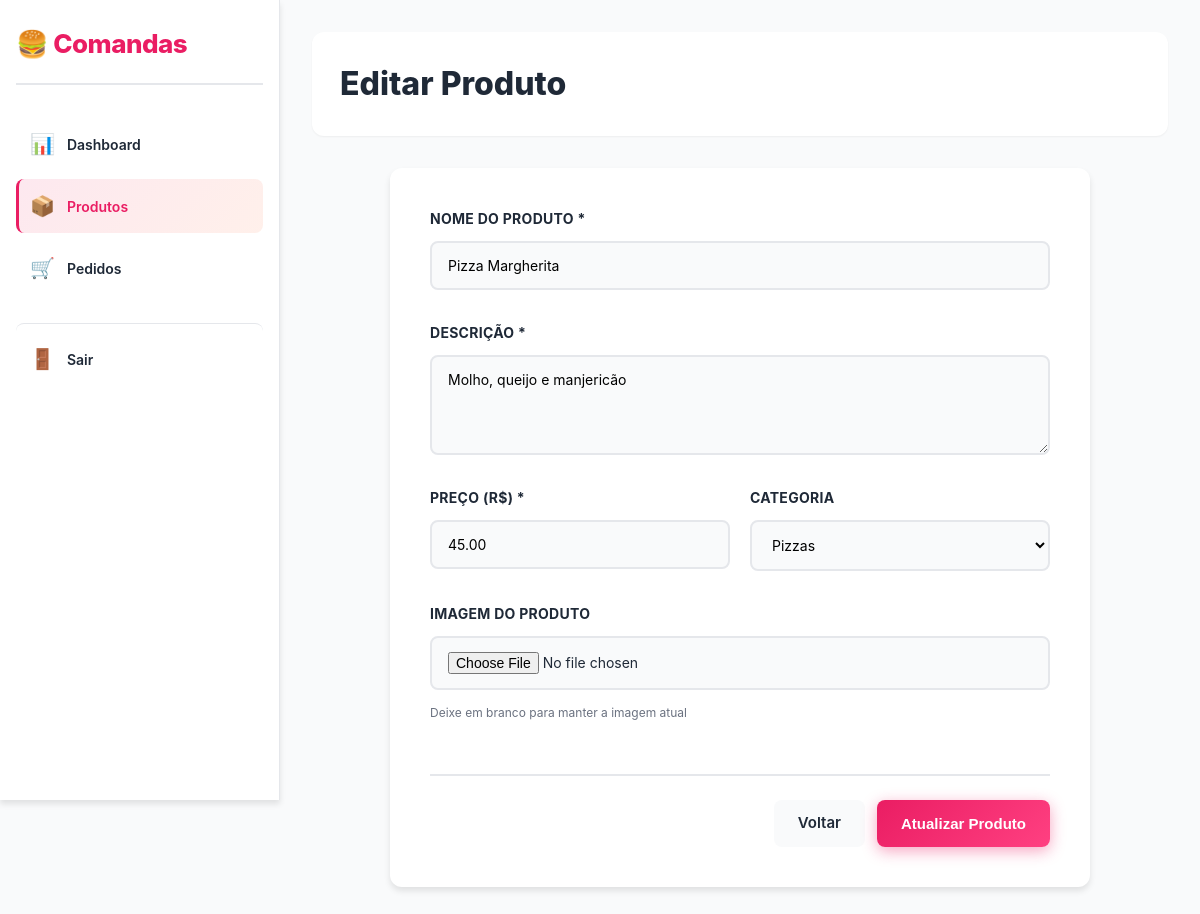
Screenshot of /admin/editar_produto.php?id=2 (signed in) with the database file from the repository.
### tables this page shows
CREATE TABLE IF NOT EXISTS produtos (
    id INT PRIMARY KEY AUTO_INCREMENT,
    loja_id INT NOT NULL,
    nome VARCHAR(200) NOT NULL,
    descricao TEXT,
    preco DECIMAL(10, 2) NOT NULL,
    imagem LONGBLOB,
    categoria VARCHAR(100),
    ativo BOOLEAN DEFAULT 1,
    criado_em TIMESTAMP DEFAULT CURRENT_TIMESTAMP,
    atualizado_em TIMESTAMP DEFAULT CURRENT_TIMESTAMP ON UPDATE CURRENT_TIMESTAMP,
    FOREIGN KEY (loja_id) REFERENCES lojas(id) ON DELETE CASCADE
);

### config/functions.php (called while the page is built, shortened)
<?php
function sanitizar($dado) {
    return htmlspecialchars(trim($dado), ENT_QUOTES, 'UTF-8');
}
?>

### admin/editar_produto.php (the view, shortened to what this page needs)
<?php
require_once '../config/database.php';
require_once '../config/functions.php';
$loja_id = $_SESSION['loja_id'];
$produto_id = (int)($_GET['id'] ?? 0);
try {
    $stmt = $conn->prepare("SELECT * FROM produtos WHERE id = ? AND loja_id = ?");
    $stmt->execute([$produto_id, $loja_id]);
    $produto = $stmt->fetch();
} catch (PDOException $e) {
    die("Erro ao buscar produto: " . $e->getMessage());
}
?>
<!DOCTYPE html>
<html lang="pt-BR">
<head>
    <link rel="stylesheet" href="../assets/css/style.css">
</head>
<body>
    <div class="container-admin">
        <aside class="sidebar">
            <div class="logo">
                <h2>🍔 Comandas</h2>
            </div>
            <nav class="nav-menu">
                <a href="dashboard.php" class="nav-item">
                    <span class="icon">📊</span>
                    <span>Dashboard</span>
                </a>
                <a href="produtos.php" class="nav-item active">
                    <span class="icon">📦</span>
                    <span>Produtos</span>
                </a>
                <a href="pedidos.php" class="nav-item">
                    <span class="icon">🛒</span>
                    <span>Pedidos</span>
                </a>
                <a href="logout.php" class="nav-item logout">
                    <span class="icon">🚪</span>
                    <span>Sair</span>
                </a>
            </nav>
        </aside>
        <main class="main-content">
            <header class="top-header">
                <div class="header-content">
                    <h1>Editar Produto</h1>
                </div>
            </header>
            <div class="form-container">
                <form method="POST" enctype="multipart/form-data" class="form-produto">
                    <div class="form-group">
                        <label for="nome">Nome do Produto *</label>
                        <input type="text" id="nome" name="nome" value="<?php echo sanitizar($produto['nome']); ?>" required>
                    </div>
                    <div class="form-group">
                        <label for="descricao">Descrição *</label>
                        <textarea id="descricao" name="descricao" rows="4" required><?php echo sanitizar($produto['descricao']); ?></textarea>
                    </div>
                    <div class="form-row">
                        <div class="form-group">
                            <label for="preco">Preço (R$) *</label>
                            <input type="number" id="preco" name="preco" value="<?php echo $produto['preco']; ?>" step="0.01" required>
                        </div>
                        <div class="form-group">
                            <label for="categoria">Categoria</label>
                            <select id="categoria" name="categoria">
                                <option value="Pizzas" <?php echo $produto['categoria'] === 'Pizzas' ? 'selected' : ''; ?>>Pizzas</option>
                            </select>
                        </div>
                    </div>
                    <div class="form-group">
                        <label for="imagem">Imagem do Produto</label>
                        <input type="file" id="imagem" name="imagem" accept="image/*">
                        <small>Deixe em branco para manter a imagem atual</small>
                    </div>
                    <div class="form-actions">
                        <a href="produtos.php" class="btn-secondary">Voltar</a>
                        <button type="submit" class="btn-primary">Atualizar Produto</button>
                    </div>
                </form>
            </div>
        </main>
    </div>
</body>
</html>

### assets/css/style.css (style rules this page uses)
* { margin: 0; padding: 0; box-sizing: border-box; }
:root { --primary-color: #EA1D63; --primary-light: #FF4081; --primary-dark: #C1272D; --accent-color: #FF6B35; --success-color: #06D6A0; --danger-color: #EF4444; --warning-color: #F59E0B; --light-color: #FFFFFF; --light-gray: #F9FAFB; --medium-gray: #F3F4F6; --gray: #9CA3AF; --dark-gray: #6B7280; --dark-color: #1F2937; --border-color: #E5E7EB; --shadow-sm: 0 1px 2px 0 rgba(0, 0, 0, 0.05); --shadow-md: 0 4px 6px 0 rgba(0, 0, 0, 0.1); --shadow-lg: 0 10px 15px 0 rgba(0, 0, 0, 0.1); --shadow-xl: 0 20px 25px 0 rgba(0, 0, 0, 0.1); }
html, body { font-family: -apple-system, BlinkMacSystemFont, 'Segoe UI', 'Helvetica Neue', sans-serif; line-height: 1.5; color: var(--dark-color); background: var(--light-gray); font-size: 16px; }
body { -webkit-font-smoothing: antialiased; -moz-osx-font-smoothing: grayscale; }
button, .btn-primary, .btn-secondary, .btn-danger, .btn-small, a.btn-primary, a.btn-secondary { padding: 12px 24px; border: none; border-radius: 8px; font-size: 15px; font-weight: 600; cursor: pointer; transition: all 0.2s ease; text-decoration: none; display: inline-block; text-align: center; user-select: none; }
.btn-primary { background: linear-gradient(135deg, #EA1D63 0%, #FF4081 100%); color: white; box-shadow: 0 4px 15px rgba(234, 29, 99, 0.4); }
.btn-secondary { background: var(--light-gray); color: var(--dark-color); border: 2px solid var(--border-color); }
.container-admin { display: flex; min-height: 100vh; background: var(--light-gray); }
.sidebar { width: 280px; background: var(--light-color); border-right: 1px solid var(--border-color); padding: 24px 16px; position: fixed; height: 100vh; overflow-y: auto; box-shadow: var(--shadow-md); z-index: 50; }
.logo { margin-bottom: 32px; padding-bottom: 20px; border-bottom: 2px solid var(--border-color); }
.logo h2 { color: var(--primary-color); font-size: 26px; font-weight: 800; letter-spacing: -0.5px; }
.nav-menu { display: flex; flex-direction: column; gap: 8px; }
.nav-item { display: flex; align-items: center; gap: 12px; padding: 12px 14px; border-radius: 8px; color: var(--dark-color); text-decoration: none; transition: all 0.2s ease; font-weight: 600; font-size: 14px; }
.nav-item.active { background: linear-gradient(135deg, rgba(234, 29, 99, 0.1), rgba(255, 107, 53, 0.1)); color: var(--primary-color); border-left: 3px solid var(--primary-color); padding-left: 11px; }
.nav-item.logout { margin-top: auto; border-top: 1px solid var(--border-color); padding-top: 20px; margin-top: 20px; }
.nav-item .icon { font-size: 20px; }
.main-content { margin-left: 280px; flex: 1; padding: 32px; background: var(--light-gray); }
.top-header { background: var(--light-color); padding: 28px; border-radius: 12px; margin-bottom: 32px; box-shadow: var(--shadow-sm); }
.header-content { display: flex; justify-content: space-between; align-items: center; }
.header-content h1 { font-size: 32px; color: var(--dark-color); font-weight: 800; }
.form-container { background: var(--light-color); padding: 40px; border-radius: 12px; box-shadow: var(--shadow-md); max-width: 700px; margin: 0 auto; }
.form-produto { display: flex; flex-direction: column; gap: 32px; }
.form-group { display: flex; flex-direction: column; gap: 8px; }
.form-group label { margin-bottom: 4px; font-weight: 700; font-size: 14px; color: var(--dark-color); text-transform: uppercase; letter-spacing: 0.02em; }
.form-group input, .form-group textarea, .form-group select { padding: 14px 16px; border: 2px solid var(--border-color); border-radius: 8px; font-size: 14px; font-family: inherit; transition: all 0.2s ease; background: var(--light-gray); }
.form-group small { font-size: 12px; color: var(--dark-gray); margin-top: 6px; }
.form-row { display: grid; grid-template-columns: 1fr 1fr; gap: 20px; }
.form-actions { display: flex; gap: 12px; justify-content: flex-end; padding-top: 24px; border-top: 2px solid var(--border-color); margin-top: 20px; }

### rows the page displays
produtos: nome "Pizza Margherita", descricao "Molho, queijo e manjericão", preco "45.00", categoria "Pizzas"
